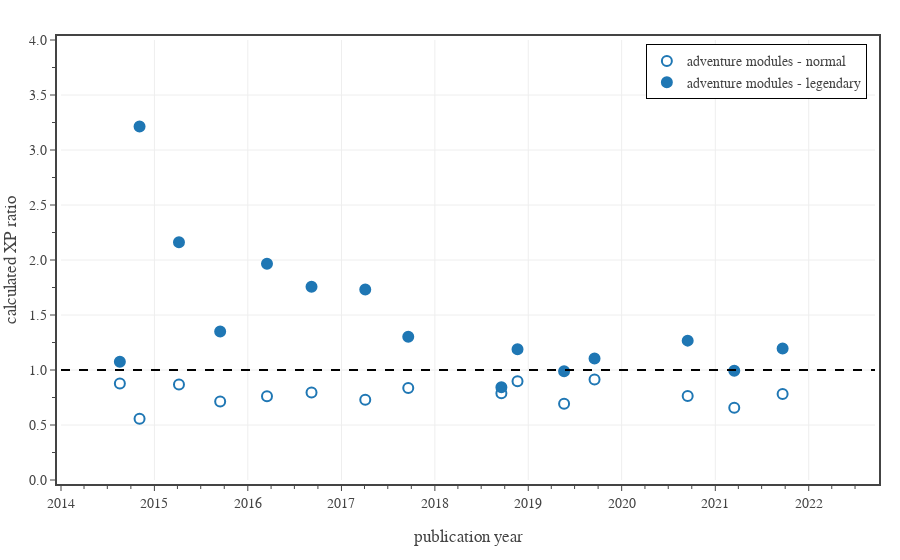

The cell this chart's notebook holds for it:
### Code cell
# plot eXP ratio vs time. Split data by book type.
from datetime import date
import plotly.express as px
from bs4 import BeautifulSoup

groups = {
    'adventure modules - normal': {
        'Legendary': ['N'],
        'marker': dict(
            size=10, 
            color='rgba(0,0,0,0.0)', 
            line=dict(color='rgba(31,119,180,1.0)', width=2)
        )
    },
    'adventure modules - legendary': {
        'Legendary': ['L','LL'],
        'marker': dict(
            size=10, 
            color='rgba(31,119,180,1.0)', 
            line=dict(color='rgba(31,119,180,1.0)', width=2)
        )
    }
}

# summarize the current dataset
df1 = df0[df0['CR'].between(1,30) 
    & df0['Legendary'].isin(['N','L','LL'])
    & df0['Book Type'].isin(['Adventure'])]
df1['group'] = df1.apply(lambda row: 'adventure modules - normal' if row['Legendary'] == 'N' else 'adventure modules - legendary', axis=1)

group_columns = ['Date','group','Book']
date_range = [date(2014, 1, 1), date.today()]

# plot results
fig = go.Figure()

for g in groups:
    group = groups[g]
    mask = (df1['Legendary'].isin(group['Legendary']))
    dfG = df1[mask].groupby(group_columns).size().to_frame('Total').reset_index()
    dfG['eXP Ratio Mean'] = df1[mask].groupby(group_columns).mean().reset_index()['eXP Ratio']
    dfG['eXP Ratio Std Dev'] = df1[mask].groupby(group_columns).std().reset_index()['eXP Ratio']
    dfG = dfG.sort_values(by=['Date'])
    dfG = dfG[dfG['Total'].ge(1)]
    
    fig.add_trace(go.Scatter(
        x=dfG['Date'], 
        y=dfG['eXP Ratio Mean'],
        mode='markers',
        name=g,
    ))

    fig.update_traces(
        selector=dict(name=g),
        customdata = np.stack((dfG['Book'], dfG['Total']), axis=-1),
        hovertemplate = '<b>%{customdata[0]}</b><br>'
            + 'Date: %{x}<br>'
            + 'XP ratio: %{y:.2f}<br>'
            + 'Monsters: %{customdata[1]:.0f}'
            + '<extra></extra>',
        marker=group['marker'],
    )

fig.add_trace(go.Scatter(
    x=date_range, 
    y=[1, 1],
    mode='lines', 
    line=dict(color='black', dash='dash'),
    showlegend=False,
    hoverinfo='skip'
))

fig.update_layout(
    template=TFB_TEMPLATE,
    hoverlabel=dict(
        bgcolor='white',
    ),
    xaxis=dict(
        title_text='publication year',
        range=date_range,
    ),
    yaxis=dict(
        title_text='calculated XP ratio',
        range=[0, 4],
        tick0=0, dtick=0.5,
        tickformat='.1f',
        minor=dict(tick0=0, dtick=0.25),
    ),
    legend=dict(
        yanchor='top',  y=0.99,
        xanchor='right', x=0.99,
        orientation='v',
    ),
)

fig.show(config=TFB_CONFIG)
#fig.show()
if SAVEFIGS:
    fig.write_html(
        f'./exp-ratio-mean-vs-time-adventure-modules-legendary.html', 
        include_plotlyjs=False, 
        full_html=False, 
        config=TFB_CONFIG
    )
    # add style to figure
    with open(f'./exp-ratio-mean-vs-time-adventure-modules-legendary.html', 'r') as fin:
        fig_soup = BeautifulSoup(fin, 'html.parser')

    fig_soup.div['style'] = 'width:800px; min-width:50%; max-width:100%'
    with open(f'./exp-ratio-mean-vs-time-adventure-modules-legendary.html', 'wb') as fout:
        fout.write(fig_soup.prettify('utf-8'))

### Figure 1 — Plotly figure (JSON) as saved in the notebook; plotly's stock layout.template omitted (floating-point values rounded to 4 significant figures)
{"data": [{"customdata": [["HotDQ", 13], ["RoT", 6], ["PotA", 37], ["OotA", 14], ["CoS", 14], ["SKT", 15], ["TftYP", 32], ["ToA", 22], ["WDH", 26], ["WDotMM", 15], ["GoS", 34], ["BGDiA", 22], ["IDRotF", 40], ["CM", 13], ["WBtW", 24]], "hovertemplate": "<b>%{customdata[0]}</b><br>Date: %{x}<br>XP ratio: %{y:.2f}<br>Monsters: %{customdata[1]:.0f}<extra></extra>", "marker": {"color": "rgba(0,0,0,0.0)", "line": {"color": "rgba(31,119,180,1.0)", "width": 2}, "size": 10}, "mode": "markers", "name": "adventure modules - normal", "type": "scatter", "x": ["2014-08-19T00:00:00", "2014-11-04T00:00:00", "2015-04-07T00:00:00", "2015-09-15T00:00:00", "2016-03-16T00:00:00", "2016-09-06T00:00:00", "2017-04-04T00:00:00", "2017-09-19T00:00:00", "2018-09-18T00:00:00", "2018-11-20T00:00:00", "2019-05-21T00:00:00", "2019-09-17T00:00:00", "2020-09-15T00:00:00", "2021-03-16T00:00:00", "2021-09-21T00:00:00"], "y": [0.8776, 0.5569, 0.8677, 0.7134, 0.7608, 0.7954, 0.7299, 0.8372, 0.7892, 0.8982, 0.6936, 0.9144, 0.764, 0.6571, 0.7821]}, {"customdata": [["HotDQ", 1], ["RoT", 2], ["PotA", 4], ["OotA", 9], ["CoS", 1], ["SKT", 3], ["TftYP", 1], ["ToA", 2], ["WDH", 2], ["WDotMM", 3], ["GoS", 5], ["BGDiA", 2], ["IDRotF", 3], ["CM", 4], ["WBtW", 2]], "hovertemplate": "<b>%{customdata[0]}</b><br>Date: %{x}<br>XP ratio: %{y:.2f}<br>Monsters: %{customdata[1]:.0f}<extra></extra>", "marker": {"color": "rgba(31,119,180,1.0)", "line": {"color": "rgba(31,119,180,1.0)", "width": 2}, "size": 10}, "mode": "markers", "name": "adventure modules - legendary", "type": "scatter", "x": ["2014-08-19T00:00:00", "2014-11-04T00:00:00", "2015-04-07T00:00:00", "2015-09-15T00:00:00", "2016-03-16T00:00:00", "2016-09-06T00:00:00", "2017-04-04T00:00:00", "2017-09-19T00:00:00", "2018-09-18T00:00:00", "2018-11-20T00:00:00", "2019-05-21T00:00:00", "2019-09-17T00:00:00", "2020-09-15T00:00:00", "2021-03-16T00:00:00", "2021-09-21T00:00:00"], "y": [1.075, 3.214, 2.161, 1.349, 1.966, 1.756, 1.733, 1.301, 0.844, 1.188, 0.988, 1.104, 1.267, 0.994, 1.195]}, {"hoverinfo": "skip", "line": {"color": "black", "dash": "dash"}, "mode": "lines", "showlegend": false, "type": "scatter", "x": ["2014-01-01", "2022-09-17"], "y": [1, 1]}], "layout": {"hoverlabel": {"bgcolor": "white"}, "legend": {"orientation": "v", "x": 0.99, "xanchor": "right", "y": 0.99, "yanchor": "top"}, "xaxis": {"range": ["2014-01-01", "2022-09-17"], "title": {"text": "publication year"}}, "yaxis": {"dtick": 0.5, "minor": {"dtick": 0.25, "tick0": 0}, "range": [0, 4], "tick0": 0, "tickformat": ".1f", "title": {"text": "calculated XP ratio"}}}}
